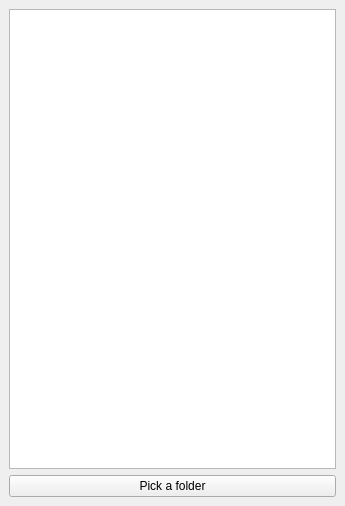
<?xml version="1.0" encoding="UTF-8"?>
<ui version="4.0">
 <class>MainWindow</class>
 <widget class="QMainWindow" name="MainWindow">
  <property name="geometry">
   <rect>
    <x>0</x>
    <y>0</y>
    <width>345</width>
    <height>506</height>
   </rect>
  </property>
  <property name="windowTitle">
   <string>MainWindow</string>
  </property>
  <widget class="QWidget" name="centralwidget">
   <layout class="QVBoxLayout" name="verticalLayout">
    <item>
     <widget class="QListWidget" name="listWidget"/>
    </item>
    <item>
     <widget class="QPushButton" name="btnBrowse">
      <property name="text">
       <string>Pick a folder</string>
      </property>
     </widget>
    </item>
   </layout>
  </widget>
 </widget>
 <resources/>
 <connections/>
</ui>
